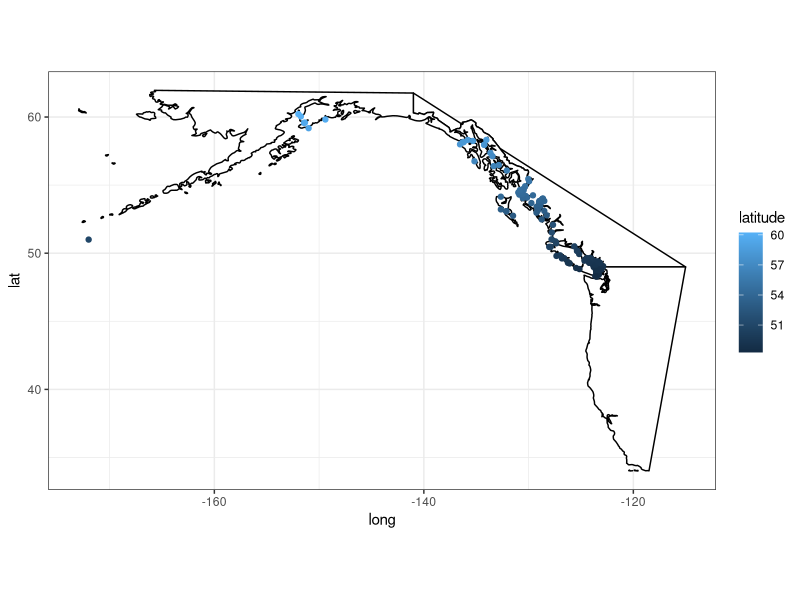

The R source for this figure:
#in script RMIS.R after codes area assigned, some still do not get assigned, this can be used to add in those assignments. 
library(here)
library(tidyverse)

na <- read.csv("data/missing_codes.csv")

base <- world <- map_data("world") %>%  subset(region %in% c("USA", "Canada")) %>%
  filter(!group== 1511, !group== 1518, !group==1515, !group==1508, !group==1502, !group==1509) %>%
  filter(!long > -115) %>%
  filter(!lat < 34) %>%
  filter(!lat > 62) %>%
  filter(!long < -173) %>% 
  ggplot( ) +
  geom_polygon(aes(x = long, y = lat, group = group), fill = "white", color = "black") +
  coord_fixed(1.3)

base +  geom_point(data = na, mapping = aes(x = longitude, y = latitude, color = latitude)) +
  theme_bw()

na<-na %>% 
mutate(region = case_when(
  longitude > -155 & longitude < -145 ~ "PWS",
  longitude < -170 ~ "ALEUT", 
  TRUE ~ "FIX_ME")) 